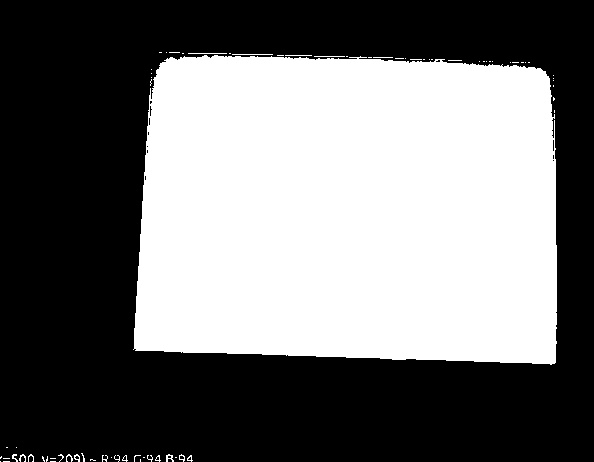
#> input picture thesh_rect.jpg, 594 x 462 px
$ python -i phototron_test.py   (imports and definitions only)   (Python 2 division)   (older library calls are emulated)
#> lines starting #> are read from the running program, lines starting #| are printed output that depends on the picture; after the words box and inside, x2 and y2 are one past the last pixel; in counts of white or black regions, pixels touching at a corner belong together
#> further down, picture is the input picture: shape (462, 594, 3); min 0, max 255, mean 114.4
import cv2
import numpy as np

def main():
	cam = cv2.VideoCapture(1)

	cv2.namedWindow("test")

	img_counter = 0
	#prev="none"

	while True:
		ret, frame = cam.read()
		cv2.imshow("test", frame)
		if not ret:
			break
		k = cv2.waitKey(1)

		if k%256 == 27:
	        # ESC pressed
			print("Escape hit, closing...")
			break
		elif k%256 == 32:
			now=shape(frame)
			# [5 lines of commented-out code are left out]
			print now

	cam.release()

	cv2.destroyAllWindows()

def shape(frame):


	img=frame
	#img = img[0:480, 80:560]

	#res = cv2.resize(img,(128,128), interpolation = cv2.INTER_CUBIC)
	gray = cv2.cvtColor(img, cv2.COLOR_BGR2GRAY)

	ret,thresh = cv2.threshold(gray,127,255,1)
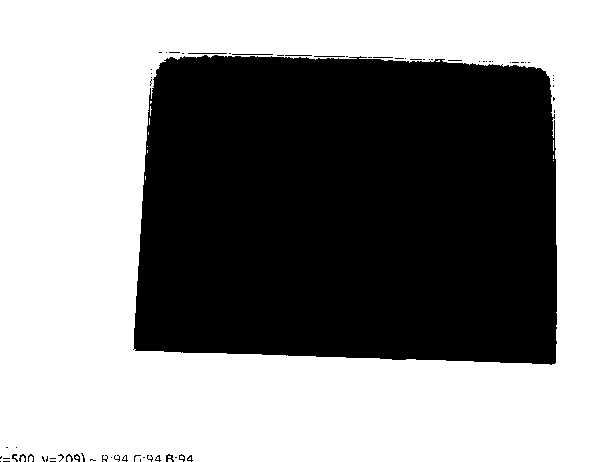
#> thresh: shape (462, 594); 55.1% white; 72 black regions (57 under 20 px)
	cv2.imshow('thresh',thresh)

	_,contours,h = cv2.findContours(thresh,1,2)
#> contours = 90 contours, 80 with area under 20; largest, box (x1, y1, x2, y2) and area: (0, 0, 594, 462) 272824, (133, 54, 558, 366) 123234, (231, 53, 274, 56) 82, (187, 52, 228, 55) 78, (313, 55, 346, 58) 62; h = 90 rows, first 6: [1, -1, -1, -1], [2, 0, -1, -1], [3, 1, -1, -1], [4, 2, -1, -1], [5, 3, -1, -1], [6, 4, -1, -1]

	for cnt in contours:
		approx = cv2.approxPolyDP(cnt,0.01*cv2.arcLength(cnt,True),True)
		print len(approx)


		if len(approx)==3:
			return "triangle"

		elif len(approx)==4:
			thresh=0
			blur = cv2.GaussianBlur(gray,(5,5),0)
			edges = cv2.Canny(blur,thresh,thresh*2)

			# Image to draw the contours
			_,contours,hierarchy = cv2.findContours(edges,cv2.RETR_TREE,cv2.CHAIN_APPROX_SIMPLE)
			flag=0
			for cnt in contours:
				x,y,w,h = cv2.boundingRect(cnt)
				print w
				print h
				if(w>10 and h>10 and abs(w-h)<1):
					return "square"
					flag=1
					break
			if(flag==0):
				return "rectangle"
		elif len(approx) > 11:
			return "circle"
#> this loop made 1 pass
#> (approx, thresh) on pass 1: ([[103, 460], [103, 461], [105, 461], [104, 460]], 0)
#> (printed output is left out)
#> pass 1, in shape, `edges = cv2.Canny(blur,thresh,thresh*2)`:
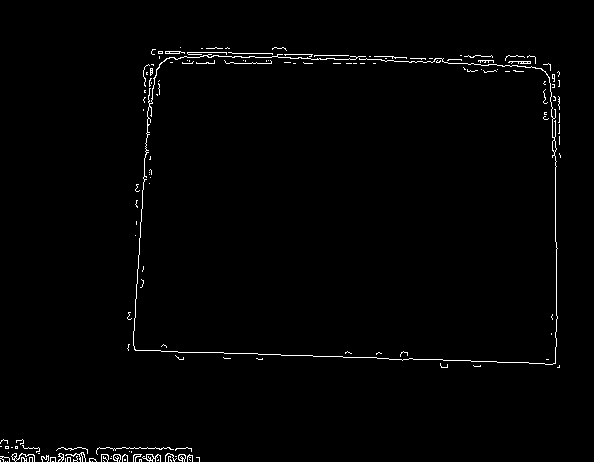
#> edges: shape (462, 594); 1.3% white in thin lines or dots, all inside (x1, y1, x2, y2) = (0, 47, 561, 462)


# [2 lines not run here, left out]

>>> import cv2
>>> picture = cv2.imread('thesh_rect.jpg')
>>> result = shape(picture)
#> result = 'rectangle'
